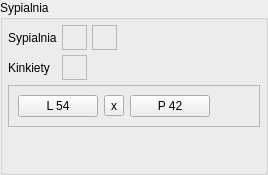
    <widget class="QGroupBox" name="groupBox">
     <property name="title">
      <string>Sypialnia</string>
     </property>
     <layout class="QGridLayout" name="gridLayout_6">
      <property name="leftMargin">
       <number>5</number>
      </property>
      <property name="topMargin">
       <number>5</number>
      </property>
      <property name="rightMargin">
       <number>5</number>
      </property>
      <property name="bottomMargin">
       <number>5</number>
      </property>
      <property name="spacing">
       <number>5</number>
      </property>
      <item row="1" column="1">
       <widget class="QFrame" name="kinkiety">
        <property name="minimumSize">
         <size>
          <width>25</width>
          <height>25</height>
         </size>
        </property>
        <property name="maximumSize">
         <size>
          <width>25</width>
          <height>25</height>
         </size>
        </property>
        <property name="autoFillBackground">
         <bool>false</bool>
        </property>
        <property name="styleSheet">
         <string notr="true">background: &quot;white&quot;</string>
        </property>
        <property name="frameShape">
         <enum>QFrame::StyledPanel</enum>
        </property>
        <property name="frameShadow">
         <enum>QFrame::Raised</enum>
        </property>
       </widget>
      </item>
      <item row="0" column="2">
       <widget class="QFrame" name="sypialnia2">
        <property name="minimumSize">
         <size>
          <width>25</width>
          <height>25</height>
         </size>
        </property>
        <property name="maximumSize">
         <size>
          <width>25</width>
          <height>25</height>
         </size>
        </property>
        <property name="autoFillBackground">
         <bool>false</bool>
        </property>
        <property name="styleSheet">
         <string notr="true">background: &quot;white&quot;</string>
        </property>
        <property name="frameShape">
         <enum>QFrame::StyledPanel</enum>
        </property>
        <property name="frameShadow">
         <enum>QFrame::Raised</enum>
        </property>
       </widget>
      </item>
      <item row="4" column="0">
       <spacer name="verticalSpacer">
        <property name="orientation">
         <enum>Qt::Vertical</enum>
        </property>
        <property name="sizeHint" stdset="0">
         <size>
          <width>20</width>
          <height>40</height>
         </size>
        </property>
       </spacer>
      </item>
      <item row="0" column="0">
       <widget class="QLabel" name="lsypialnia1">
        <property name="text">
         <string>Sypialnia</string>
        </property>
       </widget>
      </item>
      <item row="1" column="0">
       <widget class="QLabel" name="lkinkiety">
        <property name="text">
         <string>Kinkiety</string>
        </property>
       </widget>
      </item>
      <item row="0" column="1">
       <widget class="QFrame" name="sypialnia1">
        <property name="minimumSize">
         <size>
          <width>25</width>
          <height>25</height>
         </size>
        </property>
        <property name="maximumSize">
         <size>
          <width>25</width>
          <height>25</height>
         </size>
        </property>
        <property name="autoFillBackground">
         <bool>false</bool>
        </property>
        <property name="styleSheet">
         <string notr="true">background: &quot;white&quot;</string>
        </property>
        <property name="frameShape">
         <enum>QFrame::StyledPanel</enum>
        </property>
        <property name="frameShadow">
         <enum>QFrame::Raised</enum>
        </property>
       </widget>
      </item>
      <item row="0" column="3">
       <spacer name="horizontalSpacer_13">
        <property name="orientation">
         <enum>Qt::Horizontal</enum>
        </property>
        <property name="sizeHint" stdset="0">
         <size>
          <width>40</width>
          <height>20</height>
         </size>
        </property>
       </spacer>
      </item>
      <item row="3" column="0" colspan="4">
       <widget class="QFrame" name="frame">
        <property name="frameShape">
         <enum>QFrame::StyledPanel</enum>
        </property>
        <property name="frameShadow">
         <enum>QFrame::Raised</enum>
        </property>
        <layout class="QHBoxLayout" name="horizontalLayout">
         <item>
          <widget class="QPushButton" name="pb_216_1">
           <property name="text">
            <string>L 54</string>
           </property>
          </widget>
         </item>
         <item>
          <widget class="QToolButton" name="pb_21x_1">
           <property name="text">
            <string>x</string>
           </property>
          </widget>
         </item>
         <item>
          <widget class="QPushButton" name="pb_214_1">
           <property name="text">
            <string>P 42</string>
           </property>
          </widget>
         </item>
         <item>
          <spacer name="horizontalSpacer">
           <property name="orientation">
            <enum>Qt::Horizontal</enum>
           </property>
           <property name="sizeHint" stdset="0">
            <size>
             <width>40</width>
             <height>20</height>
            </size>
           </property>
          </spacer>
         </item>
        </layout>
       </widget>
      </item>
     </layout>
    </widget>
